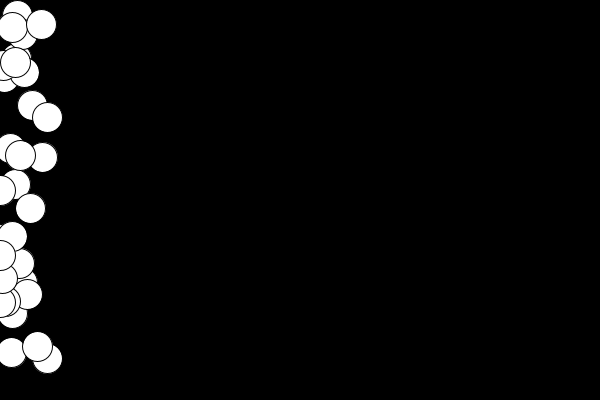
Frame 1 (no input)
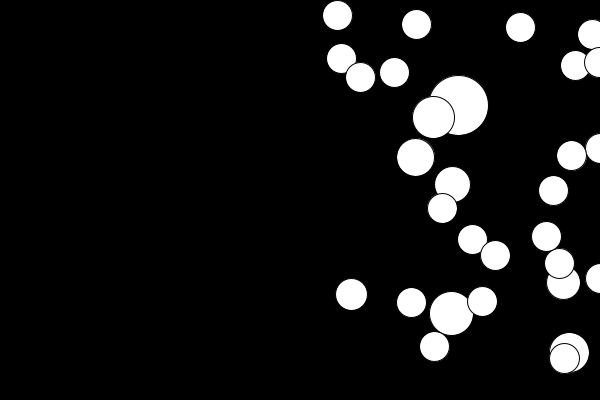
Frame 60 (the mouse pressed at the canvas centre just before this capture)
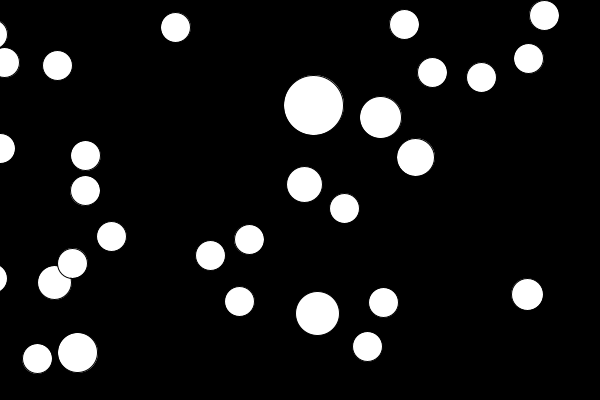
Frame 120 (the mouse held since frame 60 and released just before this capture)

The Processing sketch that drew these frames (run headless with seeded random() and noise(); from frame 60 on, the mouse is pressed at the canvas centre):

// Processing sketch: processing_67724
// ── processing_67724.pde



// BALL VARIABLES (GLOBAL)

int ballRadius = 15;

// DECLARE AND INITIALIZE ARRAY

float [] manyBallsX = new float[30];

float [] manyBallsY = new float[30];

float [] ballSpeed = new float [30]; 

// SETUP

void setup() {

  size(600,400); 

  smooth();

  frameRate(50); 

// For LOOP giving ball random STARTING X location (initialize manyBallsX array / assign the first value in the array manyBallsX)

for (int i = 0; i < manyBallsX.length; i++) {

  manyBallsX[i] = random(0, 50); // give the X location a random variable between -100 and 50

  }


// For LOOP giving ball random STARTING Y location (initialize manyBallsY array / assign the first value in the array manyBallsYs)


for (int i = 0; i < manyBallsY.length; i++) {

  manyBallsY[i] = random(400); // random Y location between 0 and 400 (height of sketch window)

  }

// For LOOP giving ballSpeed random value

for (int i = 0; i < ballSpeed.length; i++) {
  
  ballSpeed[i] = random(5,11); // initialize ballSpeed array with random speed between 5 and 10

  }

}


// DRAW

void draw() {

  background(0);   

  ellipseMode(RADIUS);
  
  for (int i = 0; i < manyBallsX.length; i++) {

  ellipse(manyBallsX[i], manyBallsY[i], ballRadius, ballRadius); // draw ball

//constrain (manyBallsX[i], 0, width);

  ballRadius = constrain(ballRadius-1,15,22);

   }

  for (int i = 0; i < manyBallsX.length; i++) {

    if ((manyBallsX[i] >= width) || (manyBallsX[i] <= 0)) { // reverse direction (bounce balls back)

  ballSpeed[i] = ballSpeed[i] * -1; // change direction

  ballRadius = 30; // increase size when ball reaches end (wall) to give illusion of bouncing

    }

   manyBallsX[i] = manyBallsX[i] + ballSpeed[i]; // give speed along X   


  }


}


/*

// NOT WORKING Version attempting to use functions

// BALL VARIABLES (GLOBAL)

int ballRadius = 15

// DECLARE AND INITIALIZE ARRAY

float [] manyBallsX = new float[30];

float [] manyBallsY = new float[30];

float [] ballSpeed = new float [30]; 

// SETUP

void setup() {

  size(600,400); 

  smooth();

  frameRate(30); 

// For LOOP giving ball random STARTING X location (initialize manyBallsX array / assign the first value in the array manyBallsX)

for (int i = 0; i < manyBallsX.length; i++) {

  manyBallsX[i] = random(0, 50); // give the X location a random variable between -100 and 50

  }

// For LOOP giving ball random STARTING Y location (initialize manyBallsY array / assign the first value in the array manyBallsYs)

for (int i = 0; i < manyBallsY.length; i++) {

  manyBallsY[i] = random(400); // random Y location between 0 and 400 (height of sketch window)

  }

// For LOOP giving ballSpeed random value


for (int i = 0; i < ballSpeed.length; i++) {


  ballSpeed[i] = random(5,11); // initialize ballSpeed array with random speed between 5 and 10



}


}


// DRAW

void draw() {
  background(200);   

  ellipseMode(RADIUS);

  displayBall();

  bounceBall();

}



void displayBall() {


  for (int i = 0; i < manyBallsX.length; i++) {

  ellipse(manyBallsX[i], manyBallsY[i], ballRadius, ballRadius); // draw ball

  constrain (manyBallsX[i], 0, width);

  ballRadius = constrain(ballRadius-1,15,22);


 manyBallsX[i] = manyBallsX[i] + ballSpeed[i]; // give speed along X   

 }


}


void bounceBall() {


  for (int i = 0; i < manyBallsX.length; i++) {



  if ((manyBallsX[i] >= width) || (manyBallsX[i] <= 0)) { // reverse direction (bounce balls back)


  ballSpeed[i] = ballSpeed[i] * -1; // change direction

  ballRadius = 30; // increase size when ball reaches end (wall) to give illusion of bouncing


    }

  }


}



*/
